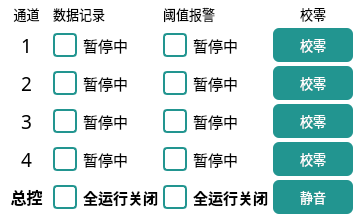
    <widget class="QFrame" name="frame_7">
     <property name="sizePolicy">
      <sizepolicy hsizetype="Preferred" vsizetype="Preferred">
       <horstretch>0</horstretch>
       <verstretch>0</verstretch>
      </sizepolicy>
     </property>
     <property name="font">
      <font>
       <family>Microsoft YaHei</family>
       <pointsize>11</pointsize>
      </font>
     </property>
     <property name="styleSheet">
      <string notr="true">QFrame{
border-radius: 10px;        /* 圆角半径，可根据需要调整 */
background-color: rgb(255, 255, 255);
}
/* 正常状态 */
QCheckBox::indicator {
    width: 20px;
    height: 20px;
    border: 2px solid #229590;
    border-radius: 4px;
}

/* 选中状态 */
QCheckBox::indicator:checked {
    background: #2dc6be;
    border: 2px solid #229590;

}

/* 禁用状态 */
QCheckBox::indicator:disabled {
    background: #a7a7a7;
    border: 2px solid #229590;
}

QPushButton {
    background-color: #229590;  /* 蓝色背景 */
    color: white;
    border-radius: 6px;        /* 圆角大小 */
    padding: 6px 12px;          /* 内边距 */
}

/* 按钮按下效果 */
QPushButton:pressed,
QPushButton[touchPressed=&quot;true&quot;]
 {
    background-color: #16615e;
    padding-top: 8px;
    padding-bottom: 4px;
}


QPushButton:disabled {
    background-color: #a7a7a7;
    color: white;
    border-radius: 10px;
    padding: 6px 12px;
}</string>
     </property>
     <property name="frameShape">
      <enum>QFrame::StyledPanel</enum>
     </property>
     <property name="frameShadow">
      <enum>QFrame::Raised</enum>
     </property>
     <layout class="QGridLayout" name="gridLayout_5" rowstretch="1,2,2,2,2,2" columnstretch="1,2,2,2">
      <property name="leftMargin">
       <number>4</number>
      </property>
      <property name="topMargin">
       <number>4</number>
      </property>
      <property name="rightMargin">
       <number>4</number>
      </property>
      <property name="bottomMargin">
       <number>4</number>
      </property>
      <property name="spacing">
       <number>4</number>
      </property>
      <item row="5" column="2">
       <widget class="QCheckBox" name="alarmAll">
        <property name="sizePolicy">
         <sizepolicy hsizetype="Preferred" vsizetype="Fixed">
          <horstretch>0</horstretch>
          <verstretch>0</verstretch>
         </sizepolicy>
        </property>
        <property name="font">
         <font>
          <family>Microsoft YaHei</family>
          <pointsize>11</pointsize>
          <bold>true</bold>
         </font>
        </property>
        <property name="text">
         <string>全运行关闭</string>
        </property>
       </widget>
      </item>
      <item row="1" column="3">
       <widget class="QPushButton" name="toZero1">
        <property name="sizePolicy">
         <sizepolicy hsizetype="Maximum" vsizetype="Fixed">
          <horstretch>0</horstretch>
          <verstretch>0</verstretch>
         </sizepolicy>
        </property>
        <property name="minimumSize">
         <size>
          <width>80</width>
          <height>34</height>
         </size>
        </property>
        <property name="font">
         <font>
          <family>Microsoft YaHei</family>
          <pointsize>10</pointsize>
         </font>
        </property>
        <property name="styleSheet">
         <string notr="true"/>
        </property>
        <property name="text">
         <string>校零</string>
        </property>
       </widget>
      </item>
      <item row="2" column="3">
       <widget class="QPushButton" name="toZero2">
        <property name="sizePolicy">
         <sizepolicy hsizetype="Maximum" vsizetype="Fixed">
          <horstretch>0</horstretch>
          <verstretch>0</verstretch>
         </sizepolicy>
        </property>
        <property name="minimumSize">
         <size>
          <width>80</width>
          <height>34</height>
         </size>
        </property>
        <property name="font">
         <font>
          <family>Microsoft YaHei</family>
          <pointsize>10</pointsize>
         </font>
        </property>
        <property name="styleSheet">
         <string notr="true"/>
        </property>
        <property name="text">
         <string>校零</string>
        </property>
       </widget>
      </item>
      <item row="3" column="3">
       <widget class="QPushButton" name="toZero3">
        <property name="sizePolicy">
         <sizepolicy hsizetype="Maximum" vsizetype="Fixed">
          <horstretch>0</horstretch>
          <verstretch>0</verstretch>
         </sizepolicy>
        </property>
        <property name="minimumSize">
         <size>
          <width>80</width>
          <height>34</height>
         </size>
        </property>
        <property name="font">
         <font>
          <family>Microsoft YaHei</family>
          <pointsize>10</pointsize>
         </font>
        </property>
        <property name="styleSheet">
         <string notr="true"/>
        </property>
        <property name="text">
         <string>校零</string>
        </property>
       </widget>
      </item>
      <item row="4" column="3">
       <widget class="QPushButton" name="toZero4">
        <property name="sizePolicy">
         <sizepolicy hsizetype="Maximum" vsizetype="Fixed">
          <horstretch>0</horstretch>
          <verstretch>0</verstretch>
         </sizepolicy>
        </property>
        <property name="minimumSize">
         <size>
          <width>80</width>
          <height>34</height>
         </size>
        </property>
        <property name="font">
         <font>
          <family>Microsoft YaHei</family>
          <pointsize>10</pointsize>
         </font>
        </property>
        <property name="styleSheet">
         <string notr="true"/>
        </property>
        <property name="text">
         <string>校零</string>
        </property>
       </widget>
      </item>
      <item row="5" column="1">
       <widget class="QCheckBox" name="recordAll">
        <property name="sizePolicy">
         <sizepolicy hsizetype="Preferred" vsizetype="Fixed">
          <horstretch>0</horstretch>
          <verstretch>0</verstretch>
         </sizepolicy>
        </property>
        <property name="font">
         <font>
          <family>Microsoft YaHei</family>
          <pointsize>11</pointsize>
          <bold>true</bold>
         </font>
        </property>
        <property name="text">
         <string>全运行关闭</string>
        </property>
       </widget>
      </item>
      <item row="4" column="1">
       <widget class="QCheckBox" name="record4">
        <property name="sizePolicy">
         <sizepolicy hsizetype="Preferred" vsizetype="Fixed">
          <horstretch>0</horstretch>
          <verstretch>0</verstretch>
         </sizepolicy>
        </property>
        <property name="font">
         <font>
          <family>Microsoft YaHei</family>
          <pointsize>11</pointsize>
         </font>
        </property>
        <property name="text">
         <string>暂停中</string>
        </property>
       </widget>
      </item>
      <item row="4" column="2">
       <widget class="QCheckBox" name="alarm4">
        <property name="sizePolicy">
         <sizepolicy hsizetype="Preferred" vsizetype="Fixed">
          <horstretch>0</horstretch>
          <verstretch>0</verstretch>
         </sizepolicy>
        </property>
        <property name="font">
         <font>
          <family>Microsoft YaHei</family>
          <pointsize>11</pointsize>
         </font>
        </property>
        <property name="text">
         <string>暂停中</string>
        </property>
       </widget>
      </item>
      <item row="3" column="2">
       <widget class="QCheckBox" name="alarm3">
        <property name="sizePolicy">
         <sizepolicy hsizetype="Preferred" vsizetype="Fixed">
          <horstretch>0</horstretch>
          <verstretch>0</verstretch>
         </sizepolicy>
        </property>
        <property name="font">
         <font>
          <family>Microsoft YaHei</family>
          <pointsize>11</pointsize>
         </font>
        </property>
        <property name="text">
         <string>暂停中</string>
        </property>
       </widget>
      </item>
      <item row="0" column="3" alignment="Qt::AlignHCenter">
       <widget class="QLabel" name="label_47">
        <property name="sizePolicy">
         <sizepolicy hsizetype="Preferred" vsizetype="Preferred">
          <horstretch>0</horstretch>
          <verstretch>0</verstretch>
         </sizepolicy>
        </property>
        <property name="maximumSize">
         <size>
          <width>130</width>
          <height>16777215</height>
         </size>
        </property>
        <property name="font">
         <font>
          <family>Microsoft YaHei</family>
          <pointsize>10</pointsize>
         </font>
        </property>
        <property name="text">
         <string>校零</string>
        </property>
        <property name="alignment">
         <set>Qt::AlignCenter</set>
        </property>
       </widget>
      </item>
      <item row="0" column="0">
       <widget class="QLabel" name="label_40">
        <property name="sizePolicy">
         <sizepolicy hsizetype="Preferred" vsizetype="Fixed">
          <horstretch>0</horstretch>
          <verstretch>0</verstretch>
         </sizepolicy>
        </property>
        <property name="minimumSize">
         <size>
          <width>45</width>
          <height>0</height>
         </size>
        </property>
        <property name="maximumSize">
         <size>
          <width>100</width>
          <height>16777215</height>
         </size>
        </property>
        <property name="font">
         <font>
          <family>Microsoft YaHei</family>
          <pointsize>10</pointsize>
         </font>
        </property>
        <property name="text">
         <string>通道</string>
        </property>
        <property name="alignment">
         <set>Qt::AlignCenter</set>
        </property>
       </widget>
      </item>
      <item row="0" column="1">
       <widget class="QLabel" name="label_43">
        <property name="sizePolicy">
         <sizepolicy hsizetype="Preferred" vsizetype="Preferred">
          <horstretch>0</horstretch>
          <verstretch>0</verstretch>
         </sizepolicy>
        </property>
        <property name="maximumSize">
         <size>
          <width>170</width>
          <height>16777215</height>
         </size>
        </property>
        <property name="font">
         <font>
          <family>Microsoft YaHei</family>
          <pointsize>10</pointsize>
         </font>
        </property>
        <property name="text">
         <string>数据记录</string>
        </property>
       </widget>
      </item>
      <item row="0" column="2">
       <widget class="QLabel" name="label_44">
        <property name="sizePolicy">
         <sizepolicy hsizetype="Preferred" vsizetype="Preferred">
          <horstretch>0</horstretch>
          <verstretch>0</verstretch>
         </sizepolicy>
        </property>
        <property name="maximumSize">
         <size>
          <width>180</width>
          <height>16777215</height>
         </size>
        </property>
        <property name="font">
         <font>
          <family>Microsoft YaHei</family>
          <pointsize>10</pointsize>
         </font>
        </property>
        <property name="text">
         <string>阈值报警</string>
        </property>
       </widget>
      </item>
      <item row="1" column="2">
       <widget class="QCheckBox" name="alarm1">
        <property name="sizePolicy">
         <sizepolicy hsizetype="Preferred" vsizetype="Fixed">
          <horstretch>0</horstretch>
          <verstretch>0</verstretch>
         </sizepolicy>
        </property>
        <property name="font">
         <font>
          <family>Microsoft YaHei</family>
          <pointsize>11</pointsize>
         </font>
        </property>
        <property name="text">
         <string>暂停中</string>
        </property>
       </widget>
      </item>
      <item row="2" column="2">
       <widget class="QCheckBox" name="alarm2">
        <property name="sizePolicy">
         <sizepolicy hsizetype="Preferred" vsizetype="Fixed">
          <horstretch>0</horstretch>
          <verstretch>0</verstretch>
         </sizepolicy>
        </property>
        <property name="font">
         <font>
          <family>Microsoft YaHei</family>
          <pointsize>11</pointsize>
         </font>
        </property>
        <property name="layoutDirection">
         <enum>Qt::LeftToRight</enum>
        </property>
        <property name="text">
         <string>暂停中</string>
        </property>
       </widget>
      </item>
      <item row="1" column="1">
       <widget class="QCheckBox" name="record1">
        <property name="sizePolicy">
         <sizepolicy hsizetype="Preferred" vsizetype="Fixed">
          <horstretch>0</horstretch>
          <verstretch>0</verstretch>
         </sizepolicy>
        </property>
        <property name="font">
         <font>
          <family>Microsoft YaHei</family>
          <pointsize>11</pointsize>
         </font>
        </property>
        <property name="text">
         <string>暂停中</string>
        </property>
       </widget>
      </item>
      <item row="2" column="1">
       <widget class="QCheckBox" name="record2">
        <property name="sizePolicy">
         <sizepolicy hsizetype="Preferred" vsizetype="Fixed">
          <horstretch>0</horstretch>
          <verstretch>0</verstretch>
         </sizepolicy>
        </property>
        <property name="font">
         <font>
          <family>Microsoft YaHei</family>
          <pointsize>11</pointsize>
         </font>
        </property>
        <property name="text">
         <string>暂停中</string>
        </property>
       </widget>
      </item>
      <item row="3" column="1">
       <widget class="QCheckBox" name="record3">
        <property name="sizePolicy">
         <sizepolicy hsizetype="Preferred" vsizetype="Fixed">
          <horstretch>0</horstretch>
          <verstretch>0</verstretch>
         </sizepolicy>
        </property>
        <property name="font">
         <font>
          <family>Microsoft YaHei</family>
          <pointsize>11</pointsize>
         </font>
        </property>
        <property name="text">
         <string>暂停中</string>
        </property>
       </widget>
      </item>
      <item row="1" column="0">
       <widget class="QLabel" name="label_41">
        <property name="minimumSize">
         <size>
          <width>45</width>
          <height>0</height>
         </size>
        </property>
        <property name="maximumSize">
         <size>
          <width>100</width>
          <height>16777215</height>
         </size>
        </property>
        <property name="font">
         <font>
          <family>Microsoft YaHei</family>
          <pointsize>14</pointsize>
         </font>
        </property>
        <property name="text">
         <string>1</string>
        </property>
        <property name="alignment">
         <set>Qt::AlignCenter</set>
        </property>
       </widget>
      </item>
      <item row="2" column="0">
       <widget class="QLabel" name="label_48">
        <property name="minimumSize">
         <size>
          <width>45</width>
          <height>0</height>
         </size>
        </property>
        <property name="maximumSize">
         <size>
          <width>100</width>
          <height>16777215</height>
         </size>
        </property>
        <property name="font">
         <font>
          <family>Microsoft YaHei</family>
          <pointsize>14</pointsize>
         </font>
        </property>
        <property name="text">
         <string>2</string>
        </property>
        <property name="alignment">
         <set>Qt::AlignCenter</set>
        </property>
       </widget>
      </item>
      <item row="3" column="0">
       <widget class="QLabel" name="label_52">
        <property name="minimumSize">
         <size>
          <width>45</width>
          <height>0</height>
         </size>
        </property>
        <property name="maximumSize">
         <size>
          <width>100</width>
          <height>16777215</height>
         </size>
        </property>
        <property name="font">
         <font>
          <family>Microsoft YaHei</family>
          <pointsize>14</pointsize>
         </font>
        </property>
        <property name="text">
         <string>3</string>
        </property>
        <property name="alignment">
         <set>Qt::AlignCenter</set>
        </property>
       </widget>
      </item>
      <item row="4" column="0">
       <widget class="QLabel" name="label_53">
        <property name="minimumSize">
         <size>
          <width>45</width>
          <height>0</height>
         </size>
        </property>
        <property name="maximumSize">
         <size>
          <width>100</width>
          <height>16777215</height>
         </size>
        </property>
        <property name="font">
         <font>
          <family>Microsoft YaHei</family>
          <pointsize>14</pointsize>
         </font>
        </property>
        <property name="text">
         <string>4</string>
        </property>
        <property name="alignment">
         <set>Qt::AlignCenter</set>
        </property>
       </widget>
      </item>
      <item row="5" column="0">
       <widget class="QLabel" name="label_56">
        <property name="minimumSize">
         <size>
          <width>45</width>
          <height>0</height>
         </size>
        </property>
        <property name="maximumSize">
         <size>
          <width>100</width>
          <height>16777215</height>
         </size>
        </property>
        <property name="font">
         <font>
          <family>Microsoft YaHei</family>
          <pointsize>12</pointsize>
          <bold>true</bold>
         </font>
        </property>
        <property name="text">
         <string>总控</string>
        </property>
        <property name="alignment">
         <set>Qt::AlignCenter</set>
        </property>
       </widget>
      </item>
      <item row="5" column="3">
       <widget class="QPushButton" name="btnMuteAlarm">
        <property name="sizePolicy">
         <sizepolicy hsizetype="Maximum" vsizetype="Fixed">
          <horstretch>0</horstretch>
          <verstretch>0</verstretch>
         </sizepolicy>
        </property>
        <property name="minimumSize">
         <size>
          <width>80</width>
          <height>34</height>
         </size>
        </property>
        <property name="font">
         <font>
          <family>Microsoft YaHei</family>
          <pointsize>10</pointsize>
         </font>
        </property>
        <property name="text">
         <string>静音</string>
        </property>
       </widget>
      </item>
     </layout>
    </widget>
